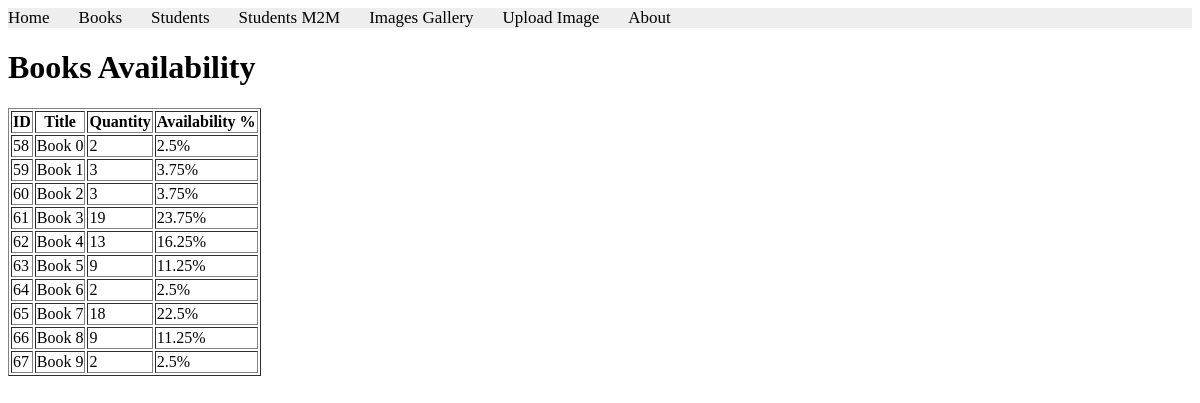
The page /books/lab9/task1/ on the database as committed earlier.
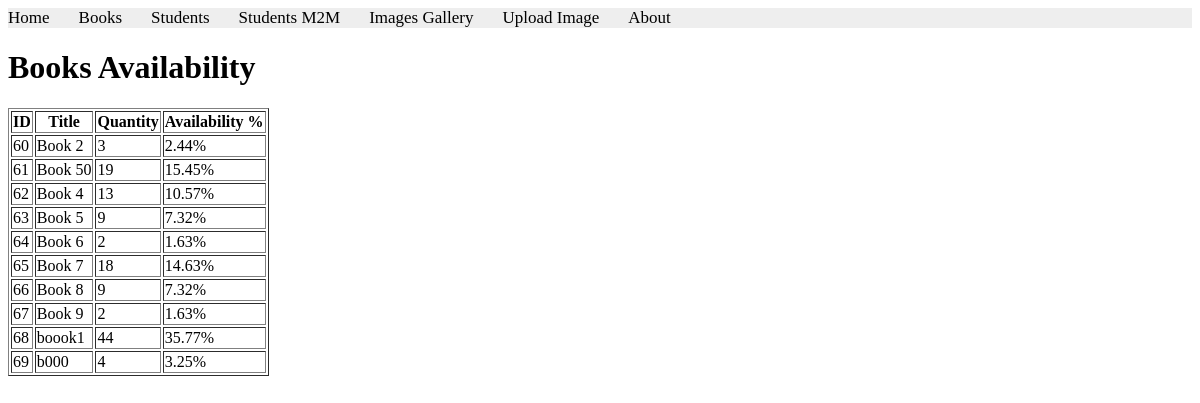
The same page on the database as committed later.
### apps/bookmodule/models.py (models this page shows, shortened)
class Book(models.Model):
    title = models.CharField(max_length=100)
    price = models.FloatField(default=0.0)
    quantity = models.IntegerField(default=1)
    pubdate = models.DateTimeField()
    rating = models.SmallIntegerField(default=1)
    publisher = models.ForeignKey(Publisher, null=True, on_delete=models.SET_NULL)
    authors = models.ManyToManyField(Author)

### apps/bookmodule/views.py (the view)
# urls.py: path('lab9/task1/', views.lab9_task1, name='lab9_task1'),
def lab9_task1(request):
    books = Book.objects.all()
    total_quantity = Book.objects.aggregate(total=Sum('quantity'))['total'] or 0
    for book in books:
        if total_quantity > 0:
            book.availability_percentage = round((book.quantity / total_quantity) * 100, 2)
        else:
            book.availability_percentage = 0
    return render(request, 'bookmodule/lab9_task1.html', {'books': books})

### apps/templates/bookmodule/lab9_task1.html (shortened to what this page needs)
{% extends "layouts/base.html" %}
{% block content %}
<h1>Books Availability</h1>
<table border="1">
    <tr>
        <th>ID</th>
        <th>Title</th>
        <th>Quantity</th>
        <th>Availability %</th>
    </tr>
    {% for book in books %}
    <tr>
        <td>{{ book.id }}</td>
        <td>{{ book.title }}</td>
        <td>{{ book.quantity }}</td>
        <td>{{ book.availability_percentage }}%</td>
    </tr>
    {% endfor %}
</table>
{% endblock %}

Rows that differ between the two databases and show on the page:
removed Book: id "58", title "Book 0", quantity "2", availability_percentage "2.5"
removed Book: id "59", title "Book 1", quantity "3", availability_percentage "3.75"
computed for Book "Book 2": availability_percentage "3.75" → "2.44"
changed Book id 61: title "Book 3" → "Book 50"; availability_percentage "23.75" → "15.45"
computed for Book "Book 4": availability_percentage "16.25" → "10.57"
computed for Book "Book 5": availability_percentage "11.25" → "7.32"
computed for Book "Book 6": availability_percentage "2.5" → "1.63"
computed for Book "Book 7": availability_percentage "22.5" → "14.63"
computed for Book "Book 8": availability_percentage "11.25" → "7.32"
computed for Book "Book 9": availability_percentage "2.5" → "1.63"
added Book: id "68", title "boook1", quantity "44", availability_percentage "35.77"
added Book: id "69", title "b000", quantity "4", availability_percentage "3.25"
